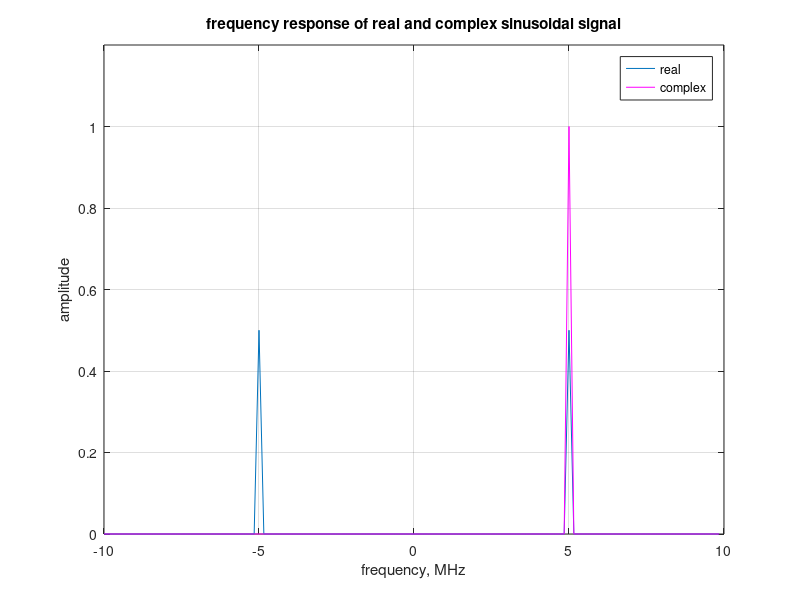

MATLAB code to generate this figure:
%%%%%%%%%%%%%%%%%%%%%%%%%%%%%%%%%%%%%%%%%%%%%%%%%%%%%%%%%%%%
% All rights reserved by Krishna Pillai, http://www.dsplog.com 
% The file may not be re-distributed without explicit authorization
% from Krishna Pillai.
% Checked for proper operation with Octave Version 3.0.0
% Author	: Krishna Pillai
% Email		: krishna@dsplog.com
% Version	: 1.0
% Date		: 8 August 2008
% %%%%%%%%%%%%%%%%%%%%%%%%%%%%%%%%%%%%%%%%%%%%%%%%%%%%%%%%%

% Matlab/Octave script for plotting the spectrum for a real 
% sinusoidal and a complex sinusoidal. To demonstrate the 
% concept of negative frequency

clear all
close all

f0MHz = 5; % signal frequency
fsMHz = 20; % sampling frequency
N     = 128; % fft size
MyPai  = 3.1416;

% generating the time domain signal
xReal    = cos(2*MyPai*f0MHz*[0:N-1]/fsMHz);
xComplex = exp(1j*2*MyPai*f0MHz*[0:N-1]/fsMHz);

% taking the FFT
xRealF   = (1/N)*fft(xReal,N); 
xComplexF = (1/N)*fft(xComplex,N); 

figure;
plot([-N/2:N/2-1]*fsMHz/N,(fftshift(abs(xRealF))));
hold on
plot([-N/2:N/2-1]*fsMHz/N,(fftshift(abs(xComplexF))),'m');
xlabel('frequency, MHz')
ylabel('amplitude')
title('frequency response of real and complex sinusoidal signal'); 
legend('real','complex');
grid on 
axis([-fsMHz/2 fsMHz/2 0 1.2])

f=fopen('matlabout.txt','wt');
fprintf(f,'xReal:\n');
%for n=1:N
	%fprintf(f,'\t%+.8e + %+.8ei \n',real(xReal(n)),imag(xReal(n)));
%end
fprintf(f,'\t%+.8e %+.8ei \n',[real(xReal);imag(xReal)]);
fprintf(f,'\nxComplex:\n');
fprintf(f,'\t%+.8e %+.8ei \n',[real(xComplex);imag(xComplex)]);
fprintf(f,'\nxRealF:\n');
fprintf(f,'\t%+.8e %+.8ei \n',[real(xRealF);imag(xRealF)]);
fprintf(f,'\nxComplexF:\n');
fprintf(f,'\t%+.8e %+.8ei \n',[real(xComplexF);imag(xComplexF)]);
fclose(f);


